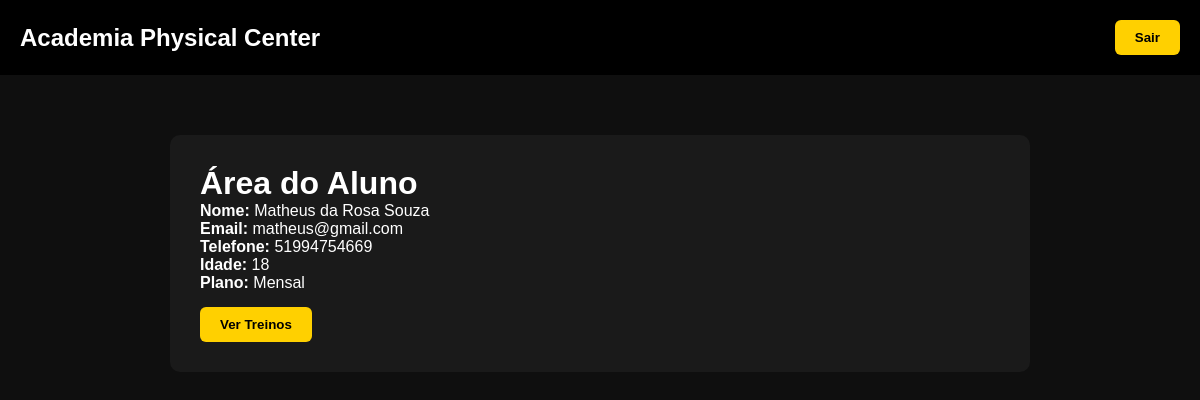
The app's page /area_aluno.php (signed in) with its own data.
### tables this page shows
CREATE TABLE usuarios (
            id INTEGER PRIMARY KEY AUTOINCREMENT,
            nome TEXT NOT NULL,
            email TEXT UNIQUE,
            senha TEXT,
            telefone TEXT,
            idade INTEGER,
            plano TEXT
        );

### area_aluno.php (the view, shortened to what this page needs)
<?php
require "database.php";
$id = $_SESSION['usuario'];
$sql = $db->prepare("SELECT * FROM usuarios WHERE id = ?");
$sql->execute([$id]);
$user = $sql->fetch();
?>
<!DOCTYPE html>
<html lang="pt-BR">
<head>
    <link rel="stylesheet" href="style.css">
</head>
<body>
<header>
    <div class="header-container">
        <h1 class="logo">Academia Physical Center</h1>
        <div class="header-buttons">
            <a href="index.php">
                <button type="button">Sair</button>
            </a>
        </div>
    </div>
</header>
<div class="aluno-container">
    <div class="aluno-info">
        <h1>Área do Aluno</h1>
        <p><strong>Nome:</strong> <?= htmlspecialchars($user['nome']) ?></p>
        <p><strong>Email:</strong> <?= htmlspecialchars($user['email']) ?></p>
        <p><strong>Telefone:</strong> <?= htmlspecialchars($user['telefone']) ?></p>
        <p><strong>Idade:</strong> <?= htmlspecialchars($user['idade']) ?></p>
        <p><strong>Plano:</strong> <?= htmlspecialchars($user['plano']) ?></p>
        <div class="menu-aluno">
            <a href="treinos.php">
                <button type="button">Ver Treinos</button>
            </a>
        </div>
    </div>
</div>
</body>
</html>

### style.css (style rules this page uses)
* { margin: 0; padding: 0; box-sizing: border-box; font-family: Arial, Helvetica, sans-serif; }
body { background: #0f0f0f; color: white; }
header { width: 100%; background: #000; }
.header-container { max-width: 1200px; margin: auto; display: flex; align-items: center; justify-content: space-between; padding: 20px; }
header h1 { font-size: 24px; }
button { background: #ffd000; border: none; padding: 10px 20px; font-weight: bold; cursor: pointer; transition: 0.3s; border-radius: 6px; }
.header-buttons { display: flex; gap: 10px; }
.aluno-container { max-width: 900px; margin: 60px auto; padding: 0 20px; }
.aluno-info { background: #1a1a1a; padding: 30px; border-radius: 10px; margin-bottom: 30px; }
.menu-aluno { margin-top: 15px; display: flex; gap: 8px; }

### records on screen
usuarios: nome "Matheus da Rosa Souza", email "matheus@gmail.com", telefone "51994754669", idade "18", plano "Mensal"
